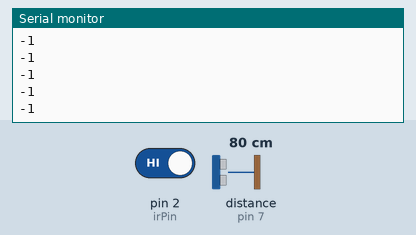
A sketch run on a simulated Arduino Uno, built with avr-gcc and run on an emulated ATmega328P. Shown: the last lines printed to the serial monitor. The inputs (shaded band) are chosen by the test bench; at power-on: pin 2 (irPin) HIGH, distance to the obstacle (sensor on pin 7) 80 cm. The echo pulse lasts 58.3 µs per cm.

Above: at 1.2 s.
1.3 s: pin 2 (irPin) driven LOW
At 1.56 s:
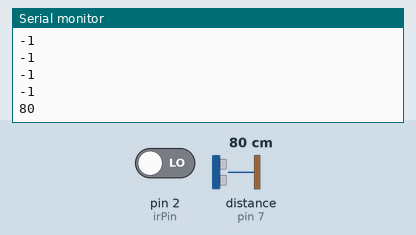
2.8 s: distance to the obstacle (sensor on pin 7) set to 2 cm
At 2.99 s:
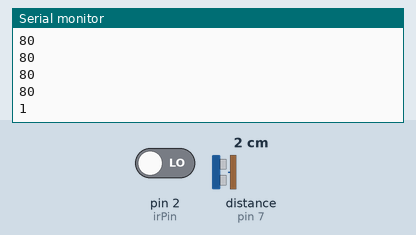
4.3 s: distance to the obstacle (sensor on pin 7) set to 4 cm
At 4.4 s:
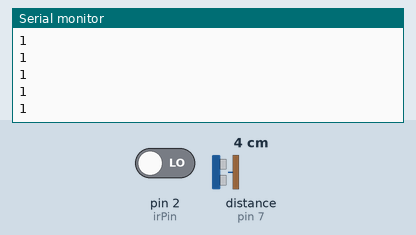
Timing chart, 0 to 7.3 s (numbered marks = the images above; inputs shaded):
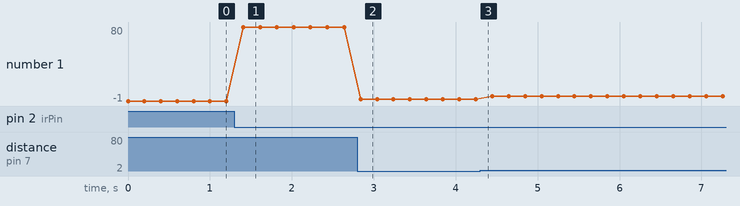

The sketch:

Ultrasonic_Sensor.ino
```cpp
int trigPin = 8; //
int echoPin = 7; //
int irPin=2; //
int objectDetected=LOW; //
float v=331.5+0.6*20; // m/s //
void setup() //
{
  Serial.begin(9600); //
  pinMode(trigPin, OUTPUT); //
  pinMode(echoPin, INPUT); //
  pinMode(irPin, INPUT);
  digitalWrite(irPin, HIGH); // internal pull-up
}
float distanceCm(){ //
  // send sound pulse //
  digitalWrite(trigPin, LOW); //
  delayMicroseconds(3); //
  digitalWrite(trigPin, HIGH); //
  delayMicroseconds(5); //
  digitalWrite(trigPin, LOW); //
  // listen for echo //
  float tUs = pulseIn(echoPin, HIGH); // microseconds //
  float t = tUs / 1000.0 / 1000.0 / 2.0; // s //
  float d = t*v; // m //
  return d*100; // cm //
}
void loop() //
{
  objectDetected=digitalRead(irPin);
  if (LOW==objectDetected) {
    int d=distanceCm(); //
    Serial.println(d, DEC); //
  }
  else{
    int d = -1;
    Serial.println(d);
  }
  delay(200); // ms //
}
```

Measured:
- after the input at 1.3 s, the serial monitor: prints a new line after 0.11 s (image 1)
- after the input at 2.8 s, the serial monitor: prints a new line at once (image 2)
- plotted number 1: -1 → 80 after the input at 1.3 s, 80 → 1 after the input at 2.8 s, 1 → 4 after the input at 4.3 s
